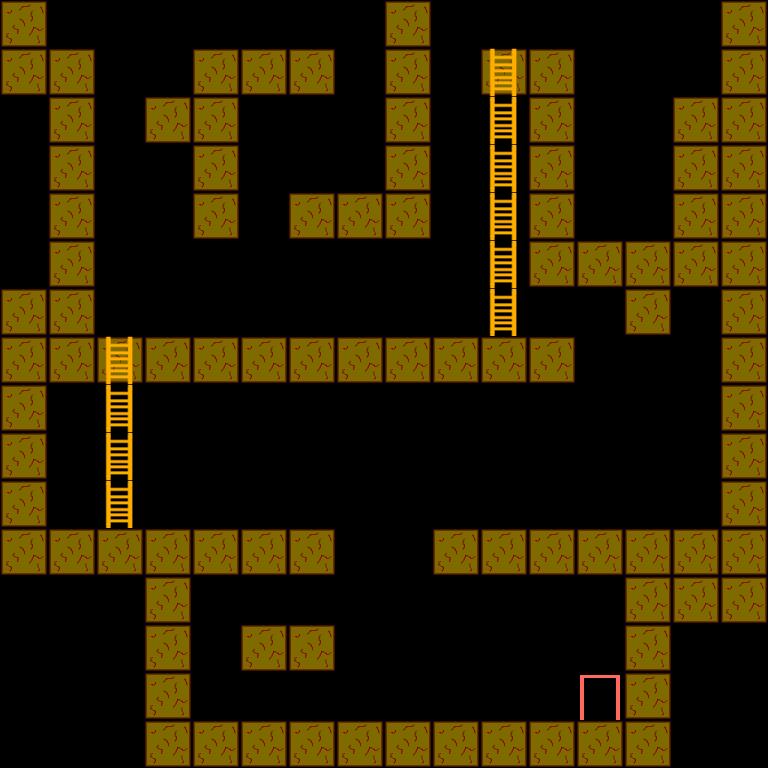

Below is a game level as drawn by its tile map, then a one-line description and the .tmx that defines it (tile-layer data replaced by summaries):
An orthogonal 16x16 tile map with 48x48 px tiles, 2 tile layers (Tile Layer 1, Tile Layer 2) and 6 objects (4x Collision, 2x Door).

<map version="1.0" orientation="orthogonal" width="16" height="16" tilewidth="48" tileheight="48">
 <properties>
  <property name="a" value="a" />
 </properties>
 <tileset firstgid="1" name="sheet" tilewidth="48" tileheight="48">
  <image source="sheet.png" width="480" height="480" />
 </tileset>
 <layer name="Tile Layer 1" width="16" height="16">
  <properties>
   <property name="bb" value="b" />
  </properties>
  <data>[256 cells, 98 non-empty, 2 distinct tile ids]</data>
 </layer>
 <layer name="Tile Layer 2" width="16" height="16">
  <properties>
   <property name="asa" value="aa" />
   <property name="blah" value="7" />
  </properties>
  <data>[256 cells, 10 non-empty, 1 distinct tile ids]</data>
 </layer>
 <objectgroup color="#2357a4" name="obj" width="16" height="16">
  <properties>
   <property name="s" value="s" />
  </properties>
  <object type="Door" x="58" y="9" width="28" height="31" />
  <object type="Door" x="585" y="679" width="28" height="39">
   <properties>
    <property name="Exit" value="r1" />
   </properties>
  </object>
  <object type="Collision" x="0" y="0">
   <polyline points="0,0 48,0 48,48 96,48 96,336 576,336 576,384 48,384 48,528 336,528 336,576 192,576 192,720 624,720 624,576 432,576 432,528 720,528 720,288 672,288 672,336 624,336 624,288 528,288 528,96 480,96 480,48 576,48 576,240 672,240 672,96 720,96 720,0 768,0 768,624 672,624 672,768 144,768 144,576 0,576 0,288 48,288 48,96 0,96 0,0" />
  </object>
  <object type="Collision" x="144" y="96">
   <polyline points="0,0 48,0 48,-48 192,-48 192,0 96,0 96,144 48,144 48,48 0,48 0,0" />
  </object>
  <object type="Collision" x="288" y="192">
   <polyline points="0,0 0,48 144,48 144,-192 96,-192 96,0 0,0" />
  </object>
  <object type="Collision" x="240" y="624">
   <polyline points="0,0 96,0 96,48 0,48 0,0" />
  </object>
 </objectgroup>
</map>